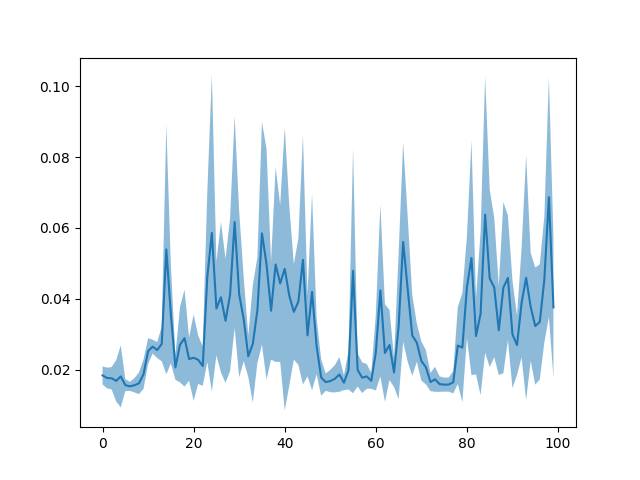

The Python source for this figure:
import random
import timeit

import matplotlib.pyplot as plt
import numpy as np
from tqdm import tqdm

from learn.cvxpy.two_lines import min_dist

if __name__ == "__main__":
    n_tests = 100
    n_subtest = 100
    rng = random.Random(0)
    took_mean = []
    took_std = []

    for _ in tqdm(range(n_tests)):
        took_sub = []
        for _ in range(n_subtest):
            # 4 points
            pts = np.array([[rng.uniform(-1, 1), rng.uniform(-1, 1)] for _ in range(4)])

            l1 = pts[0:2, :]
            l2 = pts[2:4, :]

            t = timeit.timeit(lambda: min_dist(l1, l2), number=1)
            took_sub.append(t)
        took_mean.append(np.mean(took_sub))
        took_std.append(np.std(took_sub))

    took_mean = np.array(took_mean)
    took_std = np.array(took_std)

    plt.plot(took_mean)
    plt.fill_between(
        range(n_tests), took_mean - took_std, took_mean + took_std, alpha=0.5
    )

    plt.savefig("learn/cvxpy/benchmark.png")
